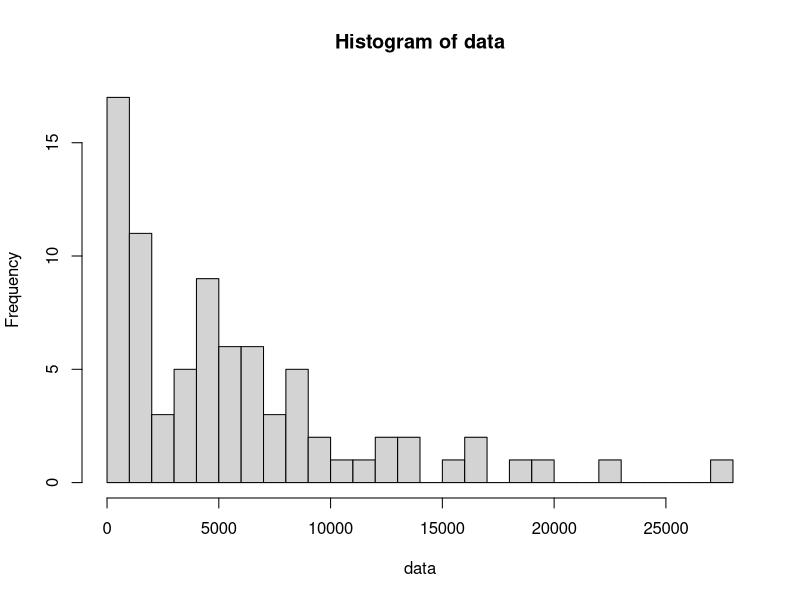

Reproduce this figure in R.
pannes = read.csv(
    file = "FailureTimes_5.csv",
    header = TRUE,
    sep = ",",
    dec = ".",
    colClasses = c("NULL", NA)
);
data = pannes$Heures;
h = hist(
    data,
    breaks = 20
);
N = length(data);
library(stats4);
le = function(
    lambda
   , muy
) {
    N * log(lambda) + N * log(muy)
       + sum(log(
           (exp(-lambda * data) - exp(-muy * data))
           / (muy - lambda)
           ));
}
f = function(x) {
    N * log(x[1]) + N * log(x[2])
    + sum(log(
        (exp(-x[1] * data) - exp(-x[2] * data)) / (x[2] - x[1])
        ));
}